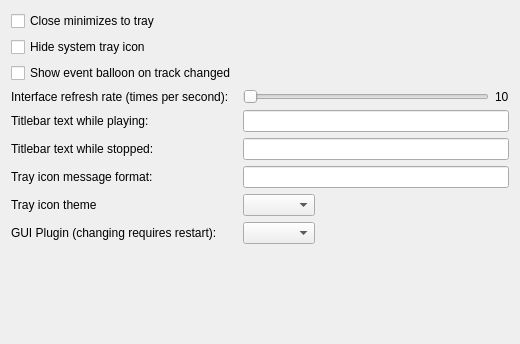
<?xml version="1.0" encoding="UTF-8"?>
<ui version="4.0">
 <class>InterfacePreferencesWidget</class>
 <widget class="QWidget" name="InterfacePreferencesWidget">
  <property name="geometry">
   <rect>
    <x>0</x>
    <y>0</y>
    <width>520</width>
    <height>344</height>
   </rect>
  </property>
  <layout class="QFormLayout" name="formLayout">
   <property name="fieldGrowthPolicy">
    <enum>QFormLayout::ExpandingFieldsGrow</enum>
   </property>
   <item row="1" column="0">
    <widget class="QCheckBox" name="minimizeCheckBox">
     <property name="text">
      <string>Close minimizes to tray</string>
     </property>
    </widget>
   </item>
   <item row="2" column="0">
    <widget class="QCheckBox" name="hideTrayCheckBox">
     <property name="text">
      <string>Hide system tray icon</string>
     </property>
    </widget>
   </item>
   <item row="4" column="0">
    <widget class="QCheckBox" name="switchTrackInfoCheckBox">
     <property name="text">
      <string>Show event balloon on track changed</string>
     </property>
    </widget>
   </item>
   <item row="5" column="0">
    <widget class="QLabel" name="refreshRateLabel">
     <property name="text">
      <string>Interface refresh rate (times per second):</string>
     </property>
    </widget>
   </item>
   <item row="5" column="1">
    <layout class="QHBoxLayout" name="horizontalLayout">
     <item>
      <widget class="QSlider" name="refreshRateSlider">
       <property name="minimum">
        <number>1</number>
       </property>
       <property name="maximum">
        <number>30</number>
       </property>
       <property name="orientation">
        <enum>Qt::Horizontal</enum>
       </property>
      </widget>
     </item>
     <item>
      <widget class="QLabel" name="refreshRateValueLabel">
       <property name="text">
        <string notr="true">10</string>
       </property>
      </widget>
     </item>
    </layout>
   </item>
   <item row="6" column="0">
    <widget class="QLabel" name="titlebarPlayingLabel">
     <property name="text">
      <string>Titlebar text while playing:</string>
     </property>
    </widget>
   </item>
   <item row="6" column="1">
    <widget class="QLineEdit" name="titlebarPlayingLineEdit">
     <property name="text">
      <string notr="true"/>
     </property>
    </widget>
   </item>
   <item row="7" column="0">
    <widget class="QLabel" name="titlebarStoppedLabel">
     <property name="text">
      <string>Titlebar text while stopped:</string>
     </property>
    </widget>
   </item>
   <item row="7" column="1">
    <widget class="QLineEdit" name="titlebarStoppedLineEdit">
     <property name="text">
      <string notr="true"/>
     </property>
    </widget>
   </item>
   <item row="8" column="0">
    <widget class="QLabel" name="trayIconMessageLabel">
     <property name="text">
      <string>Tray icon message format:</string>
     </property>
    </widget>
   </item>
   <item row="8" column="1">
    <widget class="QLineEdit" name="trayIconMsgFormatLineEdit">
     <property name="text">
      <string notr="true"/>
     </property>
    </widget>
   </item>
   <item row="13" column="0">
    <widget class="QLabel" name="guiPluginLabel">
     <property name="text">
      <string>GUI Plugin (changing requires restart):</string>
     </property>
    </widget>
   </item>
   <item row="13" column="1">
    <widget class="QComboBox" name="guiPluginComboBox"/>
   </item>
   <item row="14" column="0" colspan="2">
    <spacer name="verticalSpacer_2">
     <property name="orientation">
      <enum>Qt::Vertical</enum>
     </property>
     <property name="sizeHint" stdset="0">
      <size>
       <width>20</width>
       <height>40</height>
      </size>
     </property>
    </spacer>
   </item>
   <item row="12" column="1">
    <widget class="QComboBox" name="TrayIconThemeComboBox">
     <property name="editable">
      <bool>false</bool>
     </property>
    </widget>
   </item>
   <item row="12" column="0">
    <widget class="QLabel" name="TrayIconThemeLabel">
     <property name="text">
      <string>Tray icon theme</string>
     </property>
    </widget>
   </item>
  </layout>
 </widget>
 <resources/>
 <connections/>
</ui>
